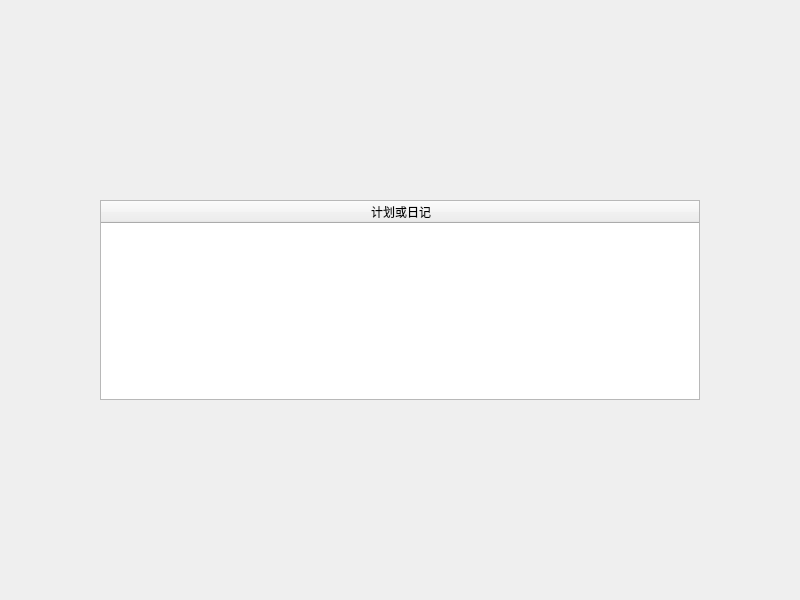
<?xml version="1.0" encoding="UTF-8"?>
<ui version="4.0">
 <class>win_cal_viewMC</class>
 <widget class="QWidget" name="win_cal_viewMC">
  <property name="geometry">
   <rect>
    <x>0</x>
    <y>0</y>
    <width>800</width>
    <height>600</height>
   </rect>
  </property>
  <property name="minimumSize">
   <size>
    <width>800</width>
    <height>600</height>
   </size>
  </property>
  <property name="maximumSize">
   <size>
    <width>800</width>
    <height>600</height>
   </size>
  </property>
  <property name="windowTitle">
   <string>Form</string>
  </property>
  <property name="styleSheet">
   <string notr="true"/>
  </property>
  <layout class="QGridLayout" name="gridLayout">
   <item row="0" column="0">
    <widget class="QTableWidget" name="tableWidget">
     <property name="minimumSize">
      <size>
       <width>600</width>
       <height>200</height>
      </size>
     </property>
     <property name="maximumSize">
      <size>
       <width>600</width>
       <height>200</height>
      </size>
     </property>
     <property name="styleSheet">
      <string notr="true"/>
     </property>
     <attribute name="horizontalHeaderVisible">
      <bool>true</bool>
     </attribute>
     <attribute name="horizontalHeaderMinimumSectionSize">
      <number>600</number>
     </attribute>
     <attribute name="horizontalHeaderDefaultSectionSize">
      <number>600</number>
     </attribute>
     <attribute name="horizontalHeaderStretchLastSection">
      <bool>false</bool>
     </attribute>
     <attribute name="verticalHeaderVisible">
      <bool>false</bool>
     </attribute>
     <attribute name="verticalHeaderCascadingSectionResizes">
      <bool>true</bool>
     </attribute>
     <attribute name="verticalHeaderMinimumSectionSize">
      <number>40</number>
     </attribute>
     <attribute name="verticalHeaderDefaultSectionSize">
      <number>40</number>
     </attribute>
     <column>
      <property name="text">
       <string>计划或日记</string>
      </property>
     </column>
    </widget>
   </item>
  </layout>
 </widget>
 <resources/>
 <connections/>
</ui>
